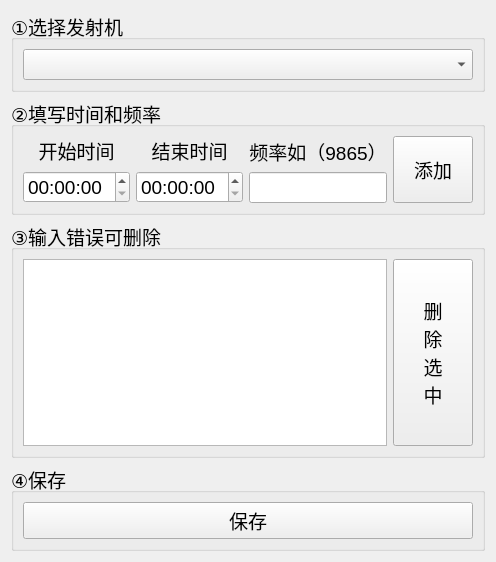
<?xml version="1.0" encoding="UTF-8"?>
<ui version="4.0">
 <class>EditYxt</class>
 <widget class="QFrame" name="EditYxt">
  <property name="geometry">
   <rect>
    <x>0</x>
    <y>0</y>
    <width>496</width>
    <height>562</height>
   </rect>
  </property>
  <property name="windowTitle">
   <string>Frame</string>
  </property>
  <layout class="QVBoxLayout" name="verticalLayout_4">
   <item>
    <widget class="QGroupBox" name="groupBox_4">
     <property name="font">
      <font>
       <pointsize>14</pointsize>
      </font>
     </property>
     <property name="title">
      <string>①选择发射机</string>
     </property>
     <layout class="QVBoxLayout" name="verticalLayout_5">
      <item>
       <widget class="QComboBox" name="nameList">
        <property name="font">
         <font>
          <pointsize>14</pointsize>
         </font>
        </property>
       </widget>
      </item>
     </layout>
    </widget>
   </item>
   <item>
    <widget class="QGroupBox" name="groupBox">
     <property name="font">
      <font>
       <pointsize>14</pointsize>
      </font>
     </property>
     <property name="title">
      <string>②填写时间和频率</string>
     </property>
     <layout class="QHBoxLayout" name="horizontalLayout" stretch="1,1,1,0">
      <item>
       <layout class="QVBoxLayout" name="verticalLayout">
        <item>
         <widget class="QLabel" name="label">
          <property name="font">
           <font>
            <pointsize>14</pointsize>
           </font>
          </property>
          <property name="text">
           <string>开始时间</string>
          </property>
          <property name="alignment">
           <set>Qt::AlignCenter</set>
          </property>
         </widget>
        </item>
        <item>
         <widget class="QTimeEdit" name="startTime">
          <property name="font">
           <font>
            <pointsize>14</pointsize>
           </font>
          </property>
          <property name="displayFormat">
           <string>hh:mm:ss</string>
          </property>
         </widget>
        </item>
       </layout>
      </item>
      <item>
       <layout class="QVBoxLayout" name="verticalLayout_2">
        <item>
         <widget class="QLabel" name="label_2">
          <property name="font">
           <font>
            <pointsize>14</pointsize>
           </font>
          </property>
          <property name="text">
           <string>结束时间</string>
          </property>
          <property name="alignment">
           <set>Qt::AlignCenter</set>
          </property>
         </widget>
        </item>
        <item>
         <widget class="QTimeEdit" name="endTime">
          <property name="font">
           <font>
            <pointsize>14</pointsize>
           </font>
          </property>
          <property name="maximumTime">
           <time>
            <hour>23</hour>
            <minute>59</minute>
            <second>59</second>
           </time>
          </property>
          <property name="displayFormat">
           <string>hh:mm:ss</string>
          </property>
         </widget>
        </item>
       </layout>
      </item>
      <item>
       <layout class="QVBoxLayout" name="verticalLayout_3">
        <item>
         <widget class="QLabel" name="label_3">
          <property name="font">
           <font>
            <pointsize>14</pointsize>
           </font>
          </property>
          <property name="text">
           <string>频率如（9865）</string>
          </property>
          <property name="alignment">
           <set>Qt::AlignCenter</set>
          </property>
         </widget>
        </item>
        <item>
         <widget class="QLineEdit" name="txtFre">
          <property name="font">
           <font>
            <pointsize>14</pointsize>
           </font>
          </property>
         </widget>
        </item>
       </layout>
      </item>
      <item>
       <widget class="QPushButton" name="btnAdd">
        <property name="sizePolicy">
         <sizepolicy hsizetype="Minimum" vsizetype="Minimum">
          <horstretch>0</horstretch>
          <verstretch>0</verstretch>
         </sizepolicy>
        </property>
        <property name="font">
         <font>
          <pointsize>14</pointsize>
         </font>
        </property>
        <property name="text">
         <string>添加</string>
        </property>
       </widget>
      </item>
     </layout>
    </widget>
   </item>
   <item>
    <widget class="QGroupBox" name="groupBox_2">
     <property name="font">
      <font>
       <pointsize>14</pointsize>
      </font>
     </property>
     <property name="title">
      <string>③输入错误可删除</string>
     </property>
     <layout class="QHBoxLayout" name="horizontalLayout_2">
      <item>
       <widget class="QListWidget" name="timeList">
        <property name="font">
         <font>
          <pointsize>14</pointsize>
         </font>
        </property>
       </widget>
      </item>
      <item>
       <widget class="QPushButton" name="btnDelete">
        <property name="sizePolicy">
         <sizepolicy hsizetype="Minimum" vsizetype="Minimum">
          <horstretch>0</horstretch>
          <verstretch>0</verstretch>
         </sizepolicy>
        </property>
        <property name="font">
         <font>
          <pointsize>14</pointsize>
         </font>
        </property>
        <property name="text">
         <string>删
除
选
中</string>
        </property>
       </widget>
      </item>
     </layout>
    </widget>
   </item>
   <item>
    <widget class="QGroupBox" name="groupBox_3">
     <property name="font">
      <font>
       <pointsize>14</pointsize>
      </font>
     </property>
     <property name="title">
      <string>④保存</string>
     </property>
     <layout class="QHBoxLayout" name="horizontalLayout_3">
      <item>
       <widget class="QPushButton" name="btnSave">
        <property name="font">
         <font>
          <pointsize>14</pointsize>
         </font>
        </property>
        <property name="text">
         <string>保存</string>
        </property>
       </widget>
      </item>
     </layout>
    </widget>
   </item>
  </layout>
 </widget>
 <resources/>
 <connections/>
</ui>
